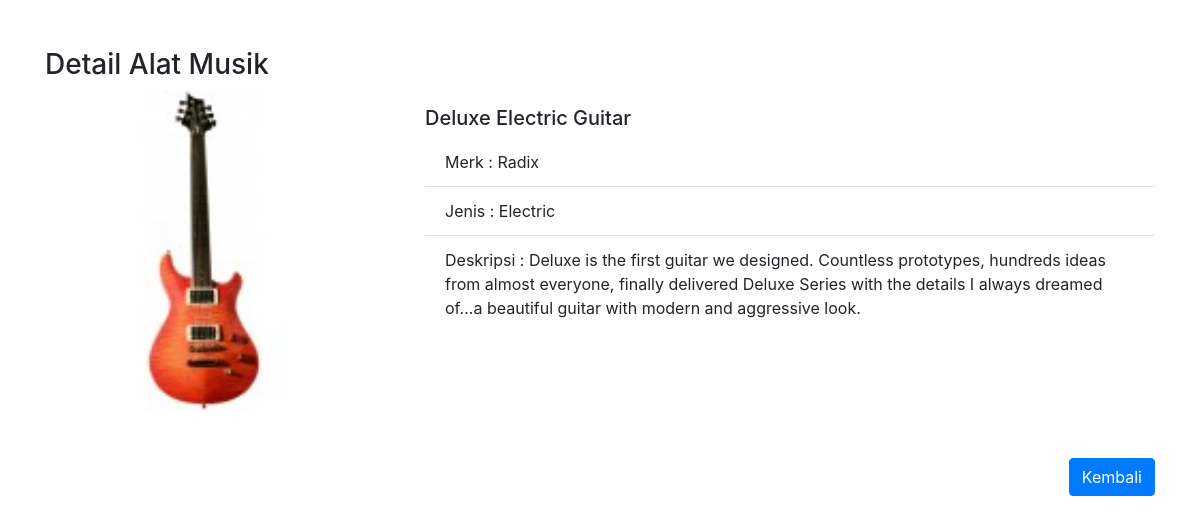
The page /latihan7a/php/detail.php?id=18&slug=deluxe-electric-guitar on the database its author committed.
### tables this page shows
CREATE TABLE `alat_musik` (
  `id` int(11) unsigned NOT NULL AUTO_INCREMENT,
  `nama` varchar(140) DEFAULT NULL,
  `slug` varchar(140) DEFAULT NULL,
  `merk` varchar(140) DEFAULT NULL,
  `gambar` varchar(255) DEFAULT NULL,
  `deskripsi` text,
  `jenis` varchar(140) DEFAULT NULL,
  `created_at` timestamp NULL DEFAULT NULL,
  `updated_at` timestamp NULL DEFAULT NULL,
  PRIMARY KEY (`id`)
);

### latihan7a/php/functions.php (called while the page is built, shortened)
<?php
function koneksi()
{
  $host     = 'localhost';
  $username = 'root';
  $password = '';
  $db       = 'pw_193040034';
  $conn = mysqli_connect($host, $username, $password) or die("koneksi DB gagal");
  mysqli_select_db($conn, $db) or die("database tidak ditemukan");
  return $conn;
}
function query($sql)
{
  $result = mysqli_query(koneksi(), "$sql");
  $rows = [];
  while ($row = mysqli_fetch_assoc($result)) {
    $rows[] = $row;
  }
  return $rows;
}

### latihan7a/php/detail.php (the view, shortened to what this page needs)
<?php
require 'functions.php';
$id = $_GET['id'];
$query = "SELECT * FROM alat_musik WHERE id = $id";
$alat_musik = query($query)[0];
?>
<!DOCTYPE html>
<html lang="en">
<head>
  <link rel="stylesheet" href="../assets/css/style.css">
</head>
<body>
  <div class="container">
    <h3 class="mt-5">Detail Alat Musik</h3>
    <div class="media">
      <div class="media-body">
        <div class="row">
          <div class=" col-md-4">
            <img src="../assets/img/alat-musik/<?= $alat_musik['gambar']; ?>" class="mr-3" width="320px">
          </div>
          <div class="col-md-8">
            <h5 class="mt-3"><?= $alat_musik['nama']; ?></h5>
            <ul class="list-group list-group-flush">
              <li class="list-group-item">Merk : <?= $alat_musik['merk']; ?></li>
              <li class="list-group-item">Jenis : <?= $alat_musik['jenis']; ?></li>
              <li class="list-group-item">Deskripsi : <?= $alat_musik['deskripsi']; ?></li>
            </ul>
          </div>
        </div>
      </div>
    </div>
    <a class="btn btn-primary mt-5 float-right" href="../index.php">Kembali</a>
  </div>
</body>
</html>

### rows shown on the page
alat_musik: gambar (picture), nama "Deluxe Electric Guitar", merk "Radix", jenis "Electric", deskripsi "Deluxe is the first guitar we designed. Countless prototypes, hundreds ideas from almost everyone, finally delivered Deluxe Series with the details I always dreamed of…a beautiful guitar with modern and aggressive look."
